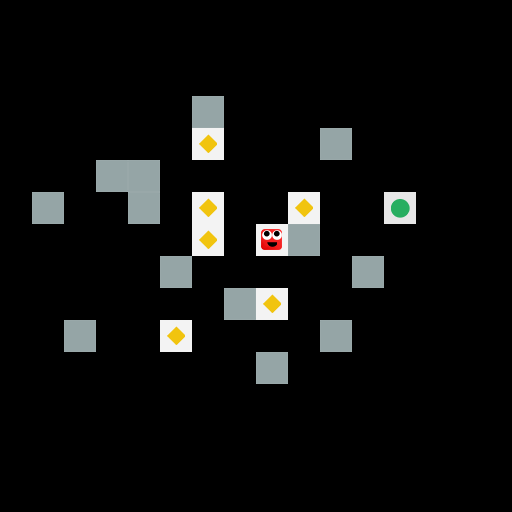

This is a level from a 2D game, rendered from its Tiled map with the project's own tilesets. A one-line summary and the complete map file follow:
An orthogonal 16x16 tile map with 32x32 px tiles, 1 tile layer (mainlevel).

<map version="1.0" orientation="orthogonal" renderorder="right-down" width="16" height="16" tilewidth="32" tileheight="32" nextobjectid="33">
 <tileset firstgid="1" name="levelEditor" tilewidth="32" tileheight="32" tilecount="64">
  <image source="levelEditor.png" width="256" height="256" />
 </tileset>
 <layer name="mainlevel" width="16" height="16">
  <data encoding="csv">
0,0,0,0,0,0,0,0,0,0,0,0,0,0,0,0,
0,0,0,0,0,0,0,0,0,0,0,0,0,0,0,0,
0,0,0,0,0,0,0,0,0,0,0,0,0,0,0,0,
0,0,0,0,0,0,2,0,0,0,0,0,0,0,0,0,
0,0,0,0,0,0,16,0,0,0,2,0,0,0,0,0,
0,0,0,2,2,0,0,0,0,0,0,0,0,0,0,0,
0,2,0,0,2,0,16,0,0,16,0,0,9,0,0,0,
0,0,0,0,0,0,16,0,1,2,0,0,0,0,0,0,
0,0,0,0,0,2,0,0,0,0,0,2,0,0,0,0,
0,0,0,0,0,0,0,2,16,0,0,0,0,0,0,0,
0,0,2,0,0,16,0,0,0,0,2,0,0,0,0,0,
0,0,0,0,0,0,0,0,2,0,0,0,0,0,0,0,
0,0,0,0,0,0,0,0,0,0,0,0,0,0,0,0,
0,0,0,0,0,0,0,0,0,0,0,0,0,0,0,0,
0,0,0,0,0,0,0,0,0,0,0,0,0,0,0,0,
0,0,0,0,0,0,0,0,0,0,0,0,0,0,0,0
</data>
 </layer>
 <objectgroup name="ConnectLayer" />
</map>
